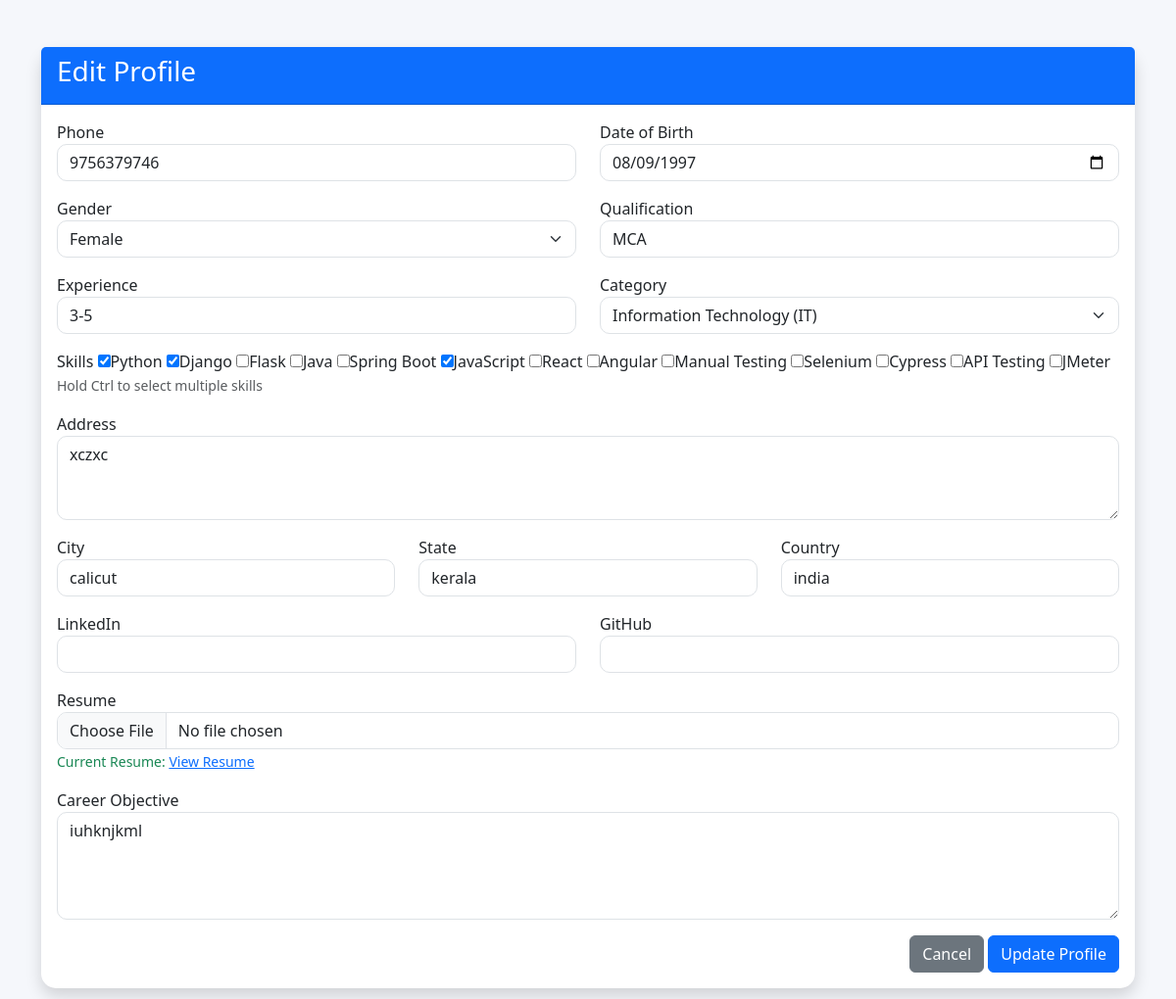
The app's page /jobseeker/edit_profile/ (signed in) with its own data.
### jobseeker/models.py (models this page shows, shortened)
class JobSeeker(models.Model):
    user = models.OneToOneField(
        settings.AUTH_USER_MODEL,
        on_delete=models.CASCADE
    )
    phone = models.CharField(max_length=15)
    GENDER_CHOICES = [
        ('Male', 'Male'),
        ('Female', 'Female'),
        ('Other', 'Other'),
    ]
    date_of_birth = models.DateField(
        blank=True,
        null=True
    )
    gender = models.CharField(max_length=10, choices=GENDER_CHOICES,blank=True,null=True)
    address = models.TextField()
    city = models.CharField(max_length=100)
    state = models.CharField(max_length=100)
    country = models.CharField(max_length=100)
    qualification = models.CharField(max_length=100)
    experience = models.CharField(
        max_length=50,
        default='Fresher'
    )
    category = models.ForeignKey(
        JobCategory,
        on_delete=models.CASCADE
    )
    skills = models.ManyToManyField(
        'job.Skill',
        blank=True
    )
    resume = models.FileField(
        upload_to='resumes/'
    )
    linkedin = models.URLField(
        blank=True
    )
    github = models.URLField(
        blank=True
    )
    objective = models.TextField()
    created_at = models.DateTimeField(
        auto_now_add=True
    )

### job/models.py (models this page shows, shortened)
class JobCategory(models.Model):
    name = models.CharField(max_length=100)

class Skill(models.Model):
    category = models.ForeignKey(
        JobCategory,
        on_delete=models.CASCADE,
        related_name='skills'
    )
    name = models.CharField(max_length=100)

### aijobportal/decorators.py (the view)
    def wrapper(request, *args, **kwargs):
        if request.user.is_authenticated and request.user.user_type == 'jobseeker':
            return view_func(request, *args, **kwargs)
        messages.error(request, "You are not authorized to access this page.")
        return redirect('login')

### jobseeker/views.py (called while the page is built, shortened)
@jobseeker_required
def edit_profile(request):
    jobseeker = JobSeeker.objects.get(user=request.user)
    categories = JobCategory.objects.all()
    skills = Skill.objects.all()
    return render(request, 'jobseeker/edit_profile.html', {
        'jobseeker': jobseeker,
        'categories': categories,
        'skills': skills,
    })

### templates/jobseeker/edit_profile.html (shortened to what this page needs)
{% load static %}
<!DOCTYPE html>
<html lang="en">
<head>
    <link href="https://cdn.jsdelivr.net/npm/bootstrap@5.3.3/dist/css/bootstrap.min.css" rel="stylesheet">
    <link rel="stylesheet" href="{% static 'css/jobapply.css' %}">
</head>
<body>
<div class="container py-5">
    <div class="card shadow">
        <div class="card-header bg-primary text-white">
            <h3>Edit Profile</h3>
        </div>
        <div class="card-body">
            <form method="POST" enctype="multipart/form-data">
                <div class="row">
                    <div class="col-md-6 mb-3">
                        <label>Phone</label>
                        <input type="text"
                               name="phone"
                               class="form-control"
                               value="{{ jobseeker.phone }}">
                    </div>
                    <div class="col-md-6 mb-3">
    <label>Date of Birth</label>
    <input type="date"
           name="date_of_birth"
           class="form-control"
           value="{{ jobseeker.date_of_birth|date:'Y-m-d' }}">
</div>
                    <div class="col-md-6 mb-3">
                        <label>Gender</label>
                        <select name="gender" class="form-select">
                            <option value="Female" {% if jobseeker.gender == 'Female' %}selected{% endif %}>Female</option>
                        </select>
                    </div>
                    <div class="col-md-6 mb-3">
                        <label>Qualification</label>
                        <input type="text"
                               name="qualification"
                               class="form-control"
                               value="{{ jobseeker.qualification }}">
                    </div>
                    <div class="col-md-6 mb-3">
                        <label>Experience</label>
                        <input type="text"
                               name="experience"
                               class="form-control"
                               value="{{ jobseeker.experience }}">
                    </div>
                    <div class="col-md-6 mb-3">
                        <label>Category</label>
                        <select name="category" id="category" class="form-select">
                            {% for category in categories %}
                            <option value="{{ category.id }}"
                                {% if jobseeker.category_id == category.id %}selected{% endif %}>
                                {{ category.name }}
                            </option>
                            {% endfor %}
                        </select>
                    </div>
                    <div class="col-12 mb-3" id="skills-container">
                        <label>Skills</label>
                        {% for skill in skills %}
                        <input type="checkbox" {% if skill in jobseeker.skills.all %}checked{% endif %} name="skills" value="{{ skill.id }}" ><label>{{ skill.name }}</label>
                        {% endfor %}
                        <small class="text-muted">
                            Hold Ctrl to select multiple skills
                        </small>
                    </div>
                    <div class="col-12 mb-3">
                        <label>Address</label>
                        <textarea name="address"
                                  class="form-control"
                                  rows="3">{{ jobseeker.address }}</textarea>
                    </div>
                    <div class="col-md-4 mb-3">
                        <label>City</label>
                        <input type="text"
                               name="city"
                               class="form-control"
                               value="{{ jobseeker.city }}">
                    </div>
                    <div class="col-md-4 mb-3">
                        <label>State</label>
                        <input type="text"
                               name="state"
                               class="form-control"
                               value="{{ jobseeker.state }}">
                    </div>
                    <div class="col-md-4 mb-3">
                        <label>Country</label>
                        <input type="text"
                               name="country"
                               class="form-control"
                               value="{{ jobseeker.country }}">
                    </div>
                    <div class="col-md-6 mb-3">
                        <label>LinkedIn</label>
                        <input type="url"
                               name="linkedin"
                               class="form-control"
                               value="{{ jobseeker.linkedin }}">
                    </div>
                    <div class="col-md-6 mb-3">
                        <label>GitHub</label>
                        <input type="url"
                               name="github"
                               class="form-control"
                               value="{{ jobseeker.github }}">
                    </div>
                    <div class="col-12 mb-3">
                        <label>Resume</label>
                        <input type="file"
                               name="resume"
                               class="form-control">
                        {% if jobseeker.resume %}
                        <small class="text-success">
                            Current Resume:
                            <a href="{{ jobseeker.resume.url }}" target="_blank">
                                View Resume
                            </a>
                        </small>
                        {% endif %}
                    </div>
                    <div class="col-12 mb-3">
                        <label>Career Objective</label>
                        <textarea name="objective"
                                  class="form-control"
                                  rows="4">{{ jobseeker.objective }}</textarea>
                    </div>
                </div>
                <div class="text-end">
                    <a href="{% url 'jobseeker_profile' %}"
                       class="btn btn-secondary">
                        Cancel
                    </a>
                    <button type="submit"
                            class="btn btn-primary">
                        Update Profile
                    </button>
                </div>
            </form>
        </div>
    </div>
</div>
</body>
</html>

### static/css/jobapply.css (style rules this page uses)
body { background:#f4f6f9; }

### templates/jobseeker/edit_profile.html (style rules this page uses)
body { background:#f5f7fb; }
.card { border:none; border-radius:15px; }
.form-control, .form-select { border-radius:10px; }

### records on screen
JobSeeker: phone "9756379746", date_of_birth "08/09/1997", gender "Female", qualification "MCA", experience "3-5", category "Information Technology (IT)", skills "☑", address "xczxc", city "calicut", state "kerala", country "india", objective "iuhknjkml"
Skill: name "Python"
Skill: name "Django"
Skill: name "Flask"
Skill: name "Java"
Skill: name "Spring Boot"
Skill: name "JavaScript"
Skill: name "React"
Skill: name "Angular"
Skill: name "Manual Testing"
Skill: name "Selenium"
Skill: name "Cypress"
Skill: name "API Testing"
Skill: name "JMeter"
